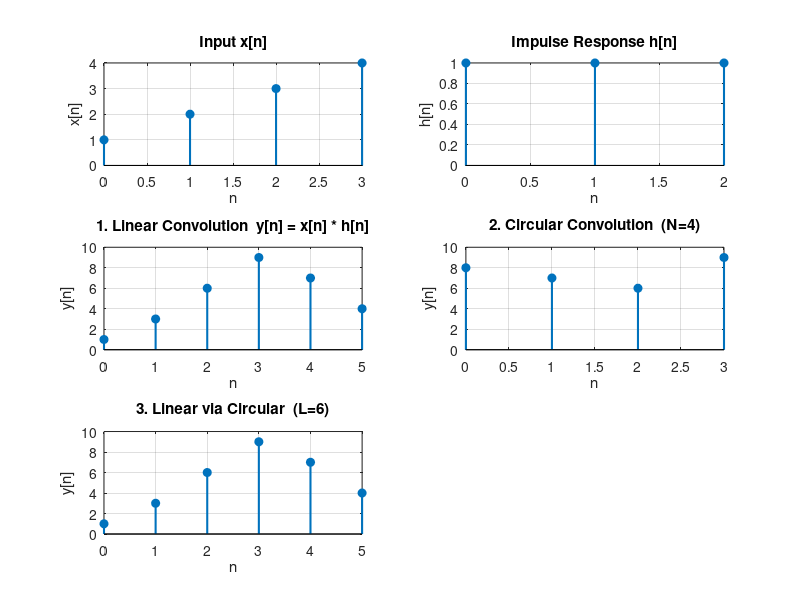

The MATLAB script that drew this image: (Note: this script raises an error after producing the figure.)
% EXPERIMENT 3 - Linear Convolution & Circular Convolution
%
% 1. Linear Convolution
% 2. Circular Convolution
% 3. Linear Convolution using Circular Convolution

% Copyright 2026 The MathWorks, Inc.

clc;
clear;
close all;

% Input sequences
x = [1, 2, 3, 4];
h = [1, 1, 1];

fprintf('Input x[n] : ');  disp(x);
fprintf('Input h[n] : ');  disp(h);

% =========================================================
%  1. LINEAR CONVOLUTION  (length = M + N - 1)
% =========================================================
y_linear = conv(x, h);
fprintf('\nLinear Convolution y[n]:\n');
disp(y_linear);

% =========================================================
%  2. CIRCULAR CONVOLUTION
%     Both sequences must be same length; zero-pad the shorter one
% =========================================================
N_circ = max(length(x), length(h));
x_c    = [x, zeros(1, N_circ - length(x))];
h_c    = [h, zeros(1, N_circ - length(h))];
y_circ = cconv(x_c, h_c, N_circ);
fprintf('\nCircular Convolution y[n]  (N = %d):\n', N_circ);
disp(y_circ);

% =========================================================
%  3. LINEAR CONVOLUTION USING CIRCULAR CONVOLUTION
%     Zero-pad both sequences to length L = M + N - 1
% =========================================================
L      = length(x) + length(h) - 1;
x_pad  = [x, zeros(1, L - length(x))];
h_pad  = [h, zeros(1, L - length(h))];
y_lcc  = cconv(x_pad, h_pad, L);
fprintf('\nLinear via Circular Convolution y[n]  (L = %d):\n', L);
disp(y_lcc);

fprintf('\nVerification: Linear conv == Linear via Circular conv: %d\n', ...
        max(abs(y_linear - y_lcc)) < 1e-9);

% =========================================================
%  PLOTS
% =========================================================
figure('Name','Experiment 3 - Convolution','NumberTitle','off');

subplot(3,2,1);
stem(0:length(x)-1, x, 'filled', 'LineWidth', 1.5);
title('Input x[n]'); xlabel('n'); ylabel('x[n]'); grid on;

subplot(3,2,2);
stem(0:length(h)-1, h, 'filled', 'LineWidth', 1.5);
title('Impulse Response h[n]'); xlabel('n'); ylabel('h[n]'); grid on;

subplot(3,2,3);
stem(0:length(y_linear)-1, y_linear, 'filled', 'LineWidth', 1.5);
title('1. Linear Convolution  y[n] = x[n] * h[n]');
xlabel('n'); ylabel('y[n]'); grid on;

subplot(3,2,4);
stem(0:N_circ-1, y_circ, 'filled', 'LineWidth', 1.5);
title(sprintf('2. Circular Convolution  (N=%d)', N_circ));
xlabel('n'); ylabel('y[n]'); grid on;

subplot(3,2,5);
stem(0:L-1, y_lcc, 'filled', 'LineWidth', 1.5);
title(sprintf('3. Linear via Circular  (L=%d)', L));
xlabel('n'); ylabel('y[n]'); grid on;

sgtitle('Linear and Circular Convolution', 'FontWeight', 'bold', 'FontSize', 12);
